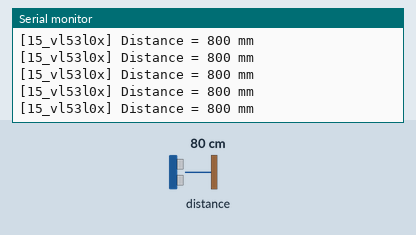
Simulated run of this sketch. Board: ESP32. Parts: the last lines printed to the serial monitor. Inputs (shaded band) come from the test bench; at power-on: distance to the obstacle 80 cm.

Above: at 1.4 s.
1.5 s: distance to the obstacle set to 250 cm
At 1.79 s:
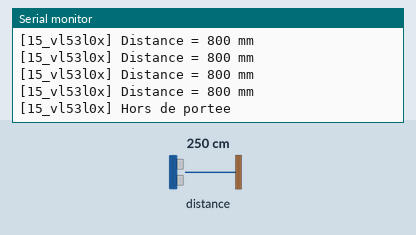
3.7 s: distance to the obstacle set to 2 cm
At 3.79 s:
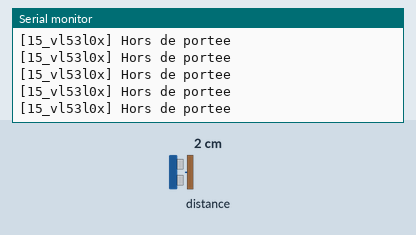

Measured:
- after the input at 1.5 s, the serial monitor: prints a new line after 0.13 s (image 1)

The sketch:

15_vl53l0x.ino
```cpp
/*
 * Projet 15 - Capteur de distance laser ToF VL53L0X (I2C)
 * Cible : ESP32 / Uno
 * Bibliotheque requise : "Adafruit VL53L0X"
 */

#include <Arduino.h>
#include <Wire.h>
#include <Adafruit_VL53L0X.h>

Adafruit_VL53L0X lox = Adafruit_VL53L0X();
const unsigned long READ_INTERVAL_MS = 200;
unsigned long lastReadTime = 0;
bool sensorFound = false;

void setup() {
  Serial.begin(115200);
  delay(200);
  Wire.begin(21, 22);

  // lox.begin() utilise l'adresse par defaut 0x29 et le bus Wire deja initialise ci-dessus.
  // Pour une adresse personnalisee (montage multi-capteurs), utilisez lox.begin(nouvelle_adresse).
  sensorFound = lox.begin();
  if (!sensorFound) {
    Serial.println("[15_vl53l0x] VL53L0X non trouve ! Verifiez cablage/adresse.");
  } else {
    Serial.println("[15_vl53l0x] Capteur ToF initialise.");
  }
}

void loop() {
  if (!sensorFound) return;
  unsigned long now = millis();
  if (now - lastReadTime >= READ_INTERVAL_MS) {
    lastReadTime = now;

    VL53L0X_RangingMeasurementData_t measure;
    lox.rangingTest(&measure, false);

    if (measure.RangeStatus != 4) { // 4 = hors de portee / mesure invalide
      Serial.printf("[15_vl53l0x] Distance = %d mm\n", measure.RangeMilliMeter);
    } else {
      Serial.println("[15_vl53l0x] Hors de portee");
    }
  }
}
```
